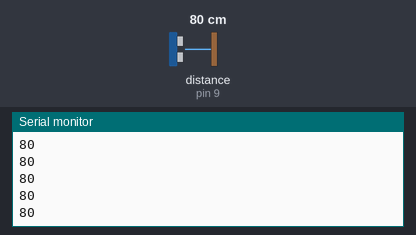
Recording of a sketch running on a simulated Arduino Uno, built with avr-gcc and run on an emulated ATmega328P. Shown: the last lines printed to the serial monitor. Inputs (shaded band) come from the test bench; at power-on: distance to the obstacle (sensor on pin 9) 80 cm. The echo pulse lasts 58.3 µs per cm.

Above: at 1.2 s.
1.3 s: distance to the obstacle (sensor on pin 9) set to 2 cm
At 1.8 s:
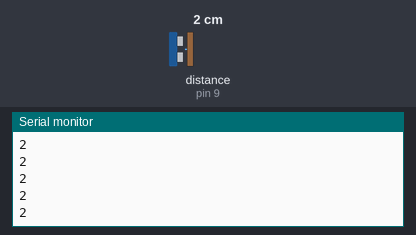
2.8 s: distance to the obstacle (sensor on pin 9) set to 4 cm
At 3.8 s:
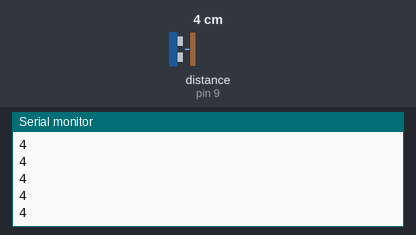
Timing chart, 0 to 5.8 s (numbered marks = the images above; inputs shaded):
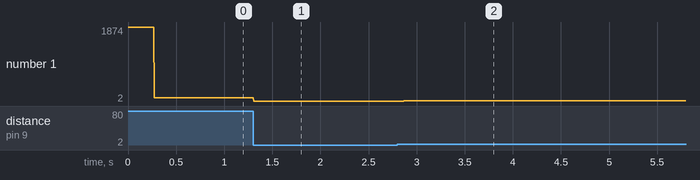

Measured:
- after the input at 1.3 s, the serial monitor: prints a new line at once (image 1)
- after the input at 2.8 s, the serial monitor: prints a new line after 0.07 s (image 2)
- plotted number 1: 80 → 2 after the input at 1.3 s, 2 → 4 after the input at 2.8 s

The sketch:

Distance.ino
```cpp
#include <Ultrasonic.h>
#include "ultra.h"

#define ultraTrigger 30
#define ultraEcho 9

Ultrasonic ultraa(ultraTrigger, ultraEcho);
UltrasonicSensor ultraTest(&ultraa, 200);

void setup()
{
    Serial.begin(9600);
}

void loop()
{
    Serial.println(ultraTest.read());
}
```

ultra.h
```cpp
#define ultraRightTrigger 30
#define ultraRightEcho 9

#define ultraLeftTrigger 31
#define ultraLeftEcho 10

#define ultraFrontTrigger 999
#define ultraFrontEcho 999

#include <Ultrasonic.h>

class UltrasonicSensor
{
private:
    int timeout;
    unsigned long lastRead;
    unsigned long readTime;
    int distance;
    Ultrasonic *ultra;

public:
    UltrasonicSensor(Ultrasonic *ultra, int timeout)
    {
        this->ultra = ultra;
        this->timeout = timeout;
    }

    int read()
    {
        if (millis() > (lastRead + timeout))
        {
            distance = ultra->read();
            return distance;
        }
    }
};
```
